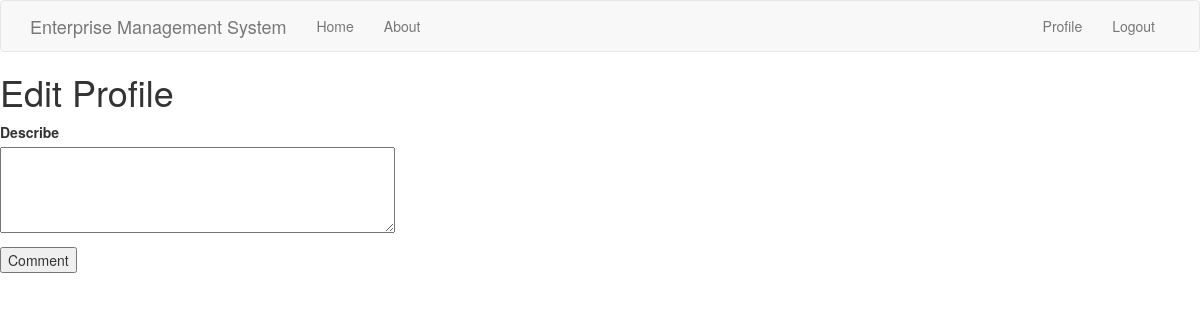
The page /add_comment/3 (signed in) on the database as committed earlier.
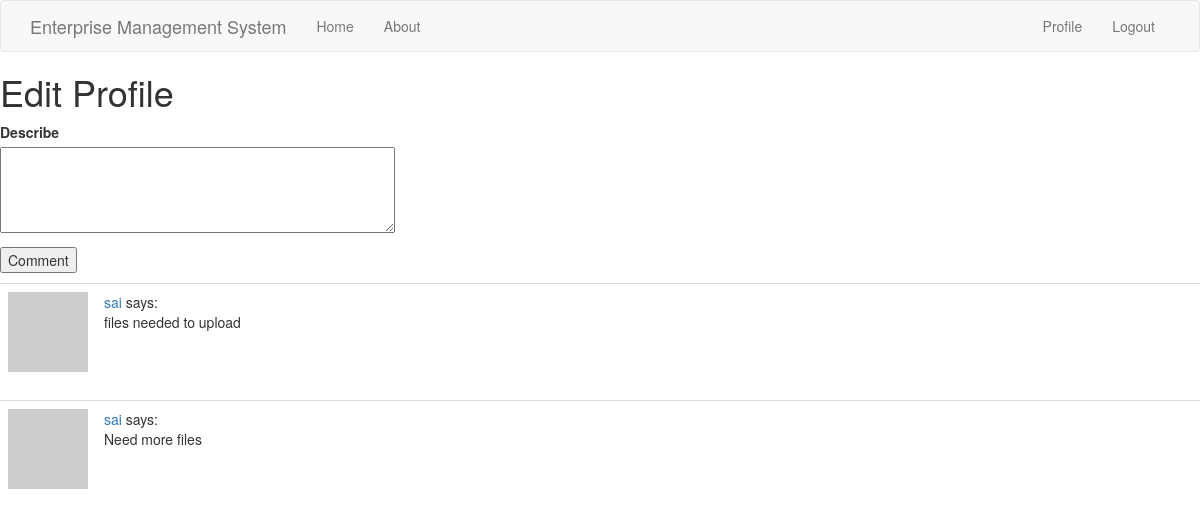
The same page on the database as committed later.
### app/models.py (models this page shows, shortened)
class Comment(db.Model):
    id = db.Column(db.Integer,primary_key=True)
    comment = db.Column(db.String(64))
    trans_id = db.Column(db.Integer,db.ForeignKey('transaction.id'))
    user_id = db.Column(db.Integer,db.ForeignKey('user.id'))

class User(UserMixin,db.Model):
    id = db.Column(db.Integer,primary_key=True)
    username = db.Column(db.String(64), index=True,unique=True)
    email = db.Column(db.String(120),index=True,unique=True)
    password_hash = db.Column(db.String(128))
    job = db.Column(db.String(64))
    posts = db.relationship('Post',backref='author',lazy='dynamic')
    comment = db.relationship('Comment',backref='comment_by',lazy='dynamic')
    about_me = db.Column(db.String(140))
    last_seen = db.Column(db.DateTime, default=datetime.utcnow)
    def avatar(self, size):
        digest = md5(self.email.lower().encode('utf-8')).hexdigest()
        return 'https://www.gravatar.com/avatar/{}?d=identicon&s={}'.format(digest,size)

### app/routes.py (the view, shortened to what this page needs)
@app.route('/add_comment/<trans_id>',methods=['GET','POST'])
@login_required
def add_comment(trans_id):
    form = AddCommentForm()
    comm = Comment.query.filter_by(trans_id=trans_id)
    return render_template('add_comment.html',title='New Comment',form=form,comm=comm)

### app/forms.py
class AddCommentForm(FlaskForm):
    comment = TextAreaField('Describe', validators=[DataRequired(),Length(min=0,max=140)])
    submit = SubmitField('Comment')

### app/models.py (called while the page is built)
@login.user_loader
def load_user(id):
    return User.query.get(int(id))

### app/routes.py (called while the page is built)
@app.before_request
def before_request():
    if current_user.is_authenticated:
        current_user.last_seen = datetime.utcnow()
        db.session.commit()

### app/templates/add_comment.html (shortened to what this page needs)
{% extends "base.html" %}
{% block content %}
    <h1>Edit Profile</h1>
    <form action="" method="post">
        <p>
            {{ form.comment.label }}<br>
            {{ form.comment(cols=50, rows=4) }}<br>
        </p>
        <p>{{ form.submit() }}</p>
    </form>
    {% for c in comm %}
    <table class="table table-hover">
        <tr>
        	<td width="70px">
                <a href="{{ url_for('user', username=c.comment_by.username) }}">
                    <img src="{{ c.comment_by.avatar(70) }}" />
                </a>
            </td>
            <td>
                <a href="{{ url_for('user', username=c.comment_by.username) }}">
                    {{ c.comment_by.username }}
                </a>
                says:
                <br>
                {{ c.comment }}
            </td>
        </tr>
    </table>
    {% endfor %}
{% endblock %}

Rows that differ between the two databases and show on the page:
added Comment: comment_by.username "sai", comment "files needed to upload"
added Comment: comment_by.username "sai", comment "Need more files"
